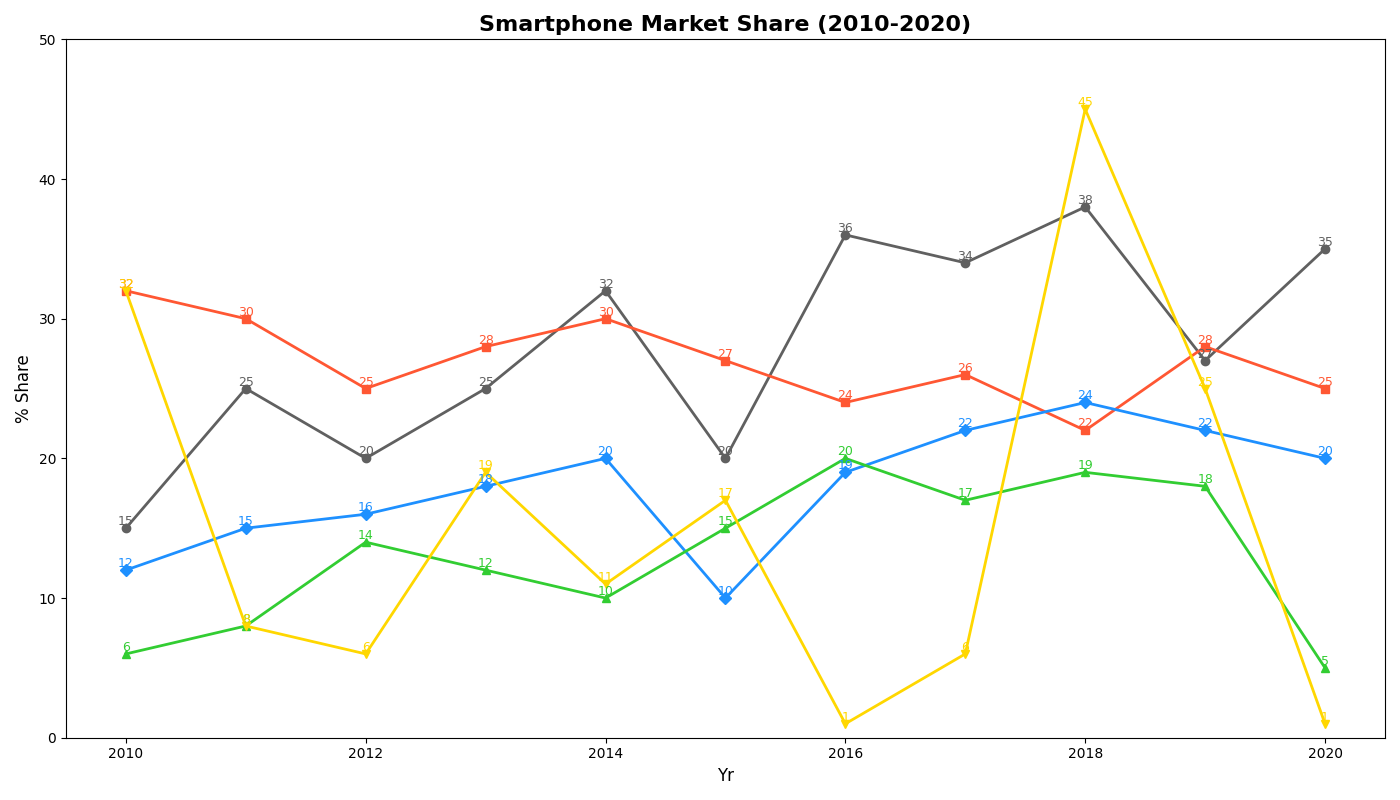

The script that drew this image:
import matplotlib.pyplot as plt
import numpy as np

years = np.arange(2010, 2021)

apple = [15, 25, 20, 25, 32, 20, 36, 34, 38, 27, 35]
samsung = [32, 30, 25, 28, 30, 27, 24, 26, 22, 28, 25]
huawei = [12, 15, 16, 18, 20, 10, 19, 22, 24, 22, 20]
xiaomi = [6, 8, 14, 12, 10, 15, 20, 17, 19, 18, 5]
others = [32, 8, 6, 19, 11, 17, 1, 6, 45, 25, 1]

fig, ax = plt.subplots(figsize=(14, 8))

# Shuffled colors
colors = ['#606060', '#FF5733', '#1E90FF', '#32CD32', '#FFD700']

ax.plot(years, apple, color=colors[0], marker='o', linewidth=2)
ax.plot(years, samsung, color=colors[1], marker='s', linewidth=2)
ax.plot(years, huawei, color=colors[2], marker='D', linewidth=2)
ax.plot(years, xiaomi, color=colors[3], marker='^', linewidth=2)
ax.plot(years, others, color=colors[4], marker='v', linewidth=2)

ax.set_title("Smartphone Market Share (2010-2020)", fontsize=16, fontweight='bold')
ax.set_xlabel('Yr', fontsize=12)
ax.set_ylabel('% Share', fontsize=12)

ax.set_ylim(0, 50)

for year, a, s, h, x, o in zip(years, apple, samsung, huawei, xiaomi, others):
    ax.text(year, a, f'{a}', ha='center', va='bottom', fontsize=9, color=colors[0])
    ax.text(year, s, f'{s}', ha='center', va='bottom', fontsize=9, color=colors[1])
    ax.text(year, h, f'{h}', ha='center', va='bottom', fontsize=9, color=colors[2])
    ax.text(year, x, f'{x}', ha='center', va='bottom', fontsize=9, color=colors[3])
    ax.text(year, o, f'{o}', ha='center', va='bottom', fontsize=9, color=colors[4])

plt.tight_layout()

plt.show()
